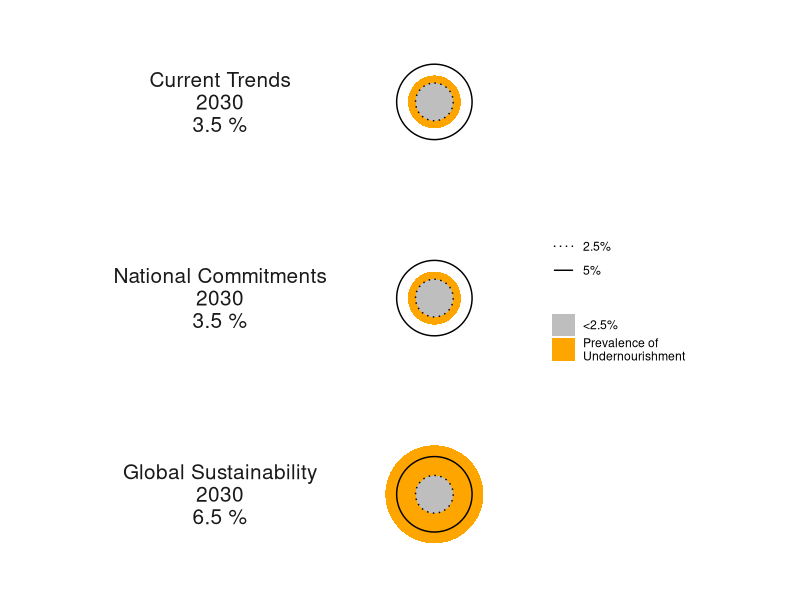
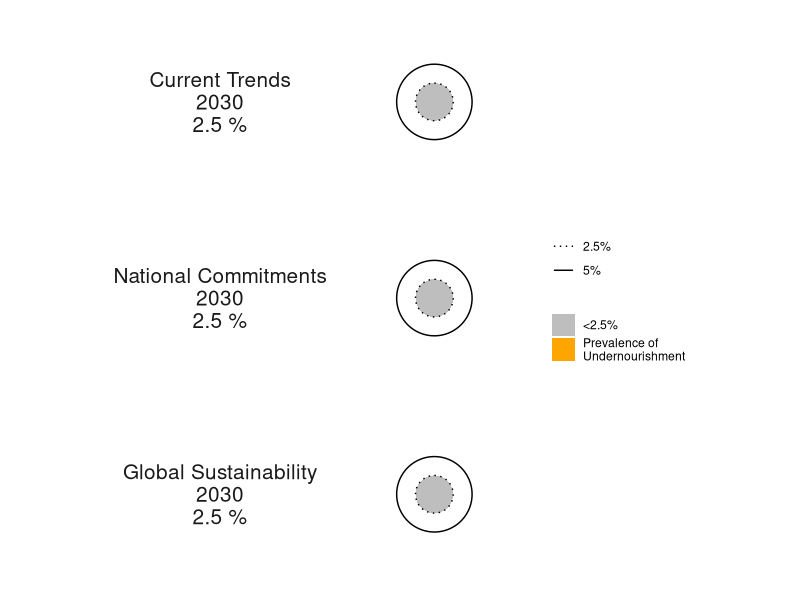
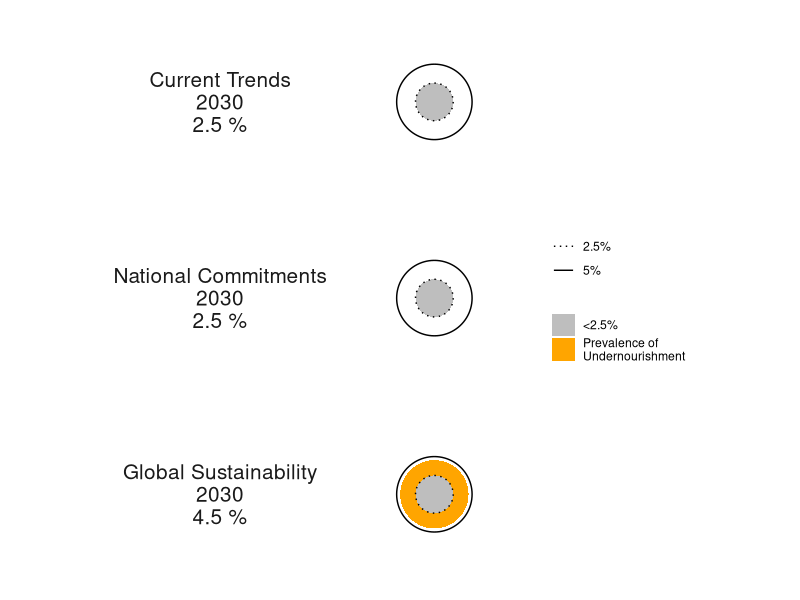
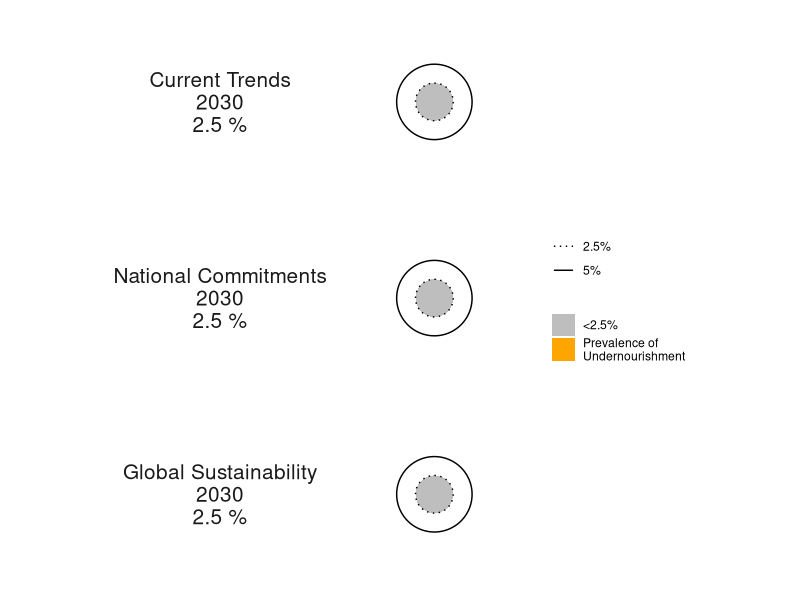
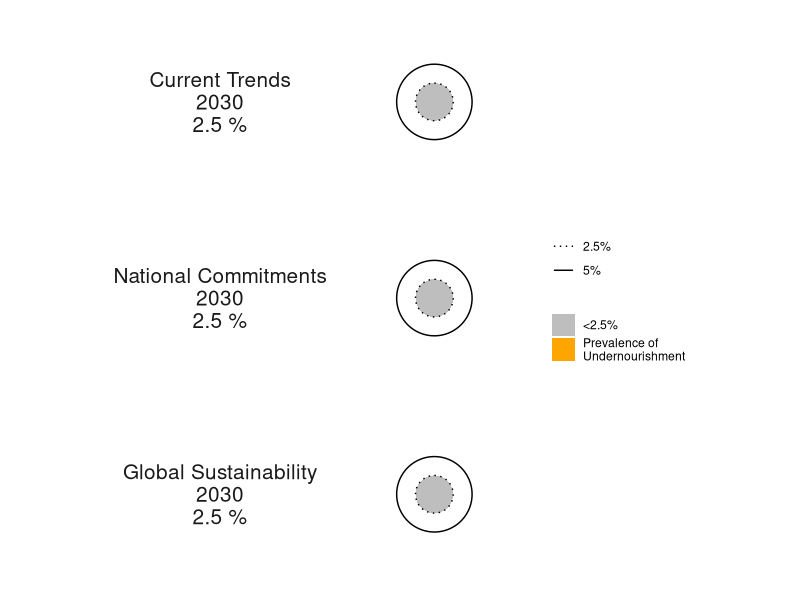
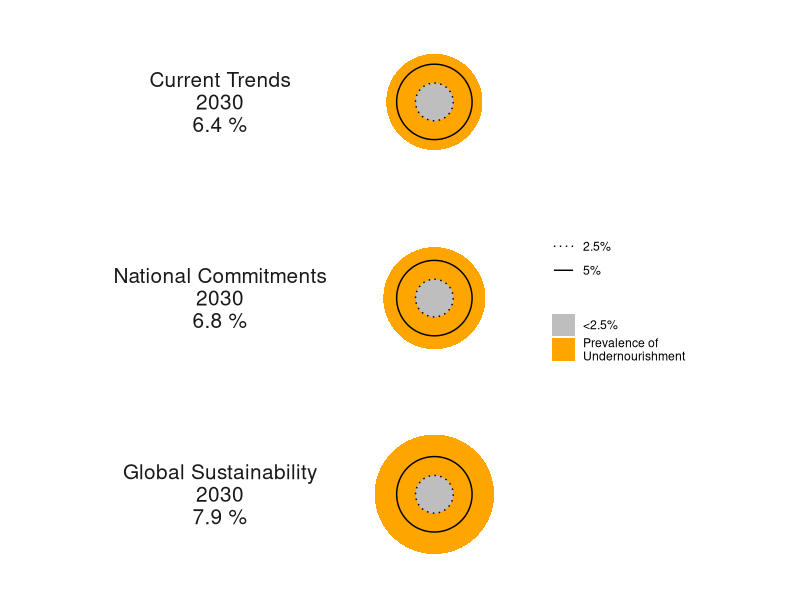
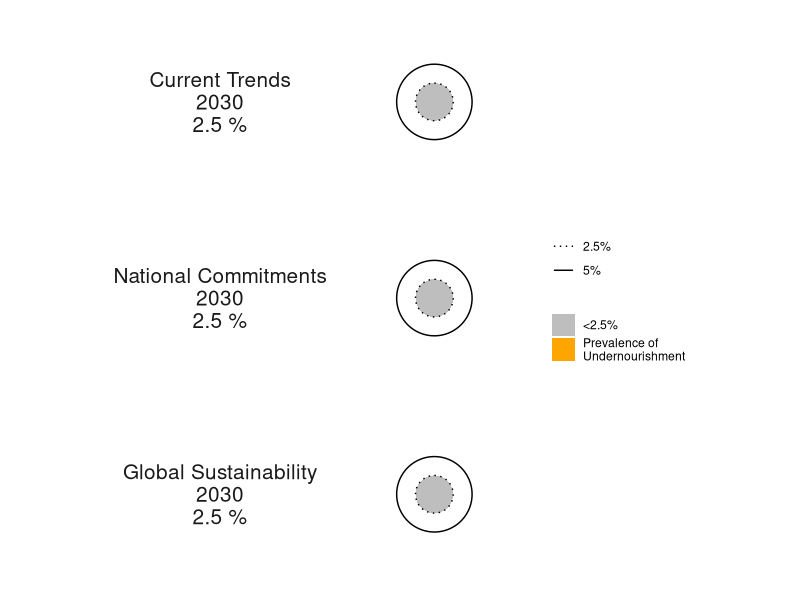
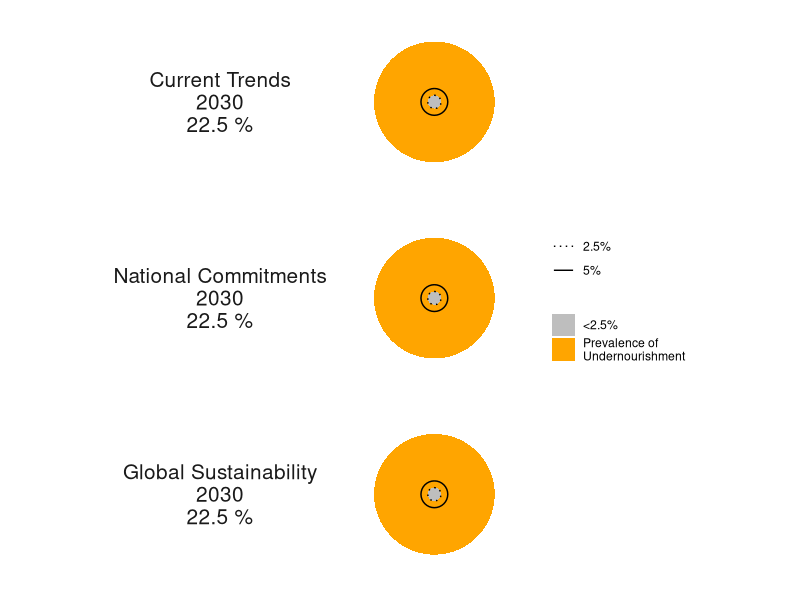

Write R code to recreate these figures, in order.
## Prevalence of undernourishment

# libraries ---------------------------------------------------------------
library(here)
#library(plyr)
library(dplyr)
library(tidyr)
library(readxl)
library(readr)
library(ggplot2)
library(conflicted)


conflicted::conflict_prefer("rename", "dplyr")
conflicted::conflict_prefer("mutate", "dplyr")
conflicted::conflict_prefer("summarise", "dplyr")
conflicts_prefer(dplyr::filter)
here()


#Data -------------------------------------------------------------------
scenathon<- read.csv(here("data", "240523_FullDataBase_expost.csv"), sep = "") %>% 
  filter(tradeadjustment == "Yes") %>% 
  filter(year %in% c("2030")) %>% 
  mutate( pathway_id = factor(pathway_id, levels = c("CT", "NC", "GS"))) %>% 
  select(pathway_id, country, year, pou_computed) 
  

#List countries
countries <- c(
  "ARG",
  "AUS",
  "BRA"
  , "CAN", "CHN", "COL","DEU",
  "ETH"
  ,"FIN","GBR", "IDN", "IND",
  "MEX"
  ,"NOR", "RUS", "RWA","SWE",  "USA",
  "DNK",
  "GRC","TUR", "NPL",
  "R_ASP", "R_CSA", "R_NMC", "R_OEU", "R_NEU", "R_SSA"
)



figure_directory <- here("output", "figures", "Figure6_PoU")
dir.create(figure_directory, recursive = TRUE, showWarnings = FALSE)
print(figure_directory)

myLinetype <- c("dotted", "solid")
names(myLinetype) <- c("2.5%", "5%")


# Loop for each country

for (cur_country in countries) {
  
  country_data <- subset(scenathon, country == cur_country) %>% 
    mutate(pou_computed = ifelse(is.na(pou_computed), 2.49, pou_computed)) %>% 
    mutate(pou_display = ifelse(is.na(pou_computed), "<2.5", pou_computed))
  
  CT_kcal_tot <- country_data %>% filter(pathway_id == "CT") %>% pull(pou_display) %>% unique() %>% round(.,1)
  NC_kcal_tot <- country_data %>% filter(pathway_id == "NC") %>% pull(pou_display) %>% unique() %>% round(.,1)
  GS_kcal_tot <- country_data %>% filter(pathway_id == "GS") %>% pull(pou_display) %>% unique() %>% round(.,1)
  
  
  cat.labs <- c(CT = paste0("Current Trends\n2030\n", CT_kcal_tot, " %"),
                NC = paste0("National Commitments\n2030\n", NC_kcal_tot, " %"),
                GS = paste0("Global Sustainability\n2030\n", GS_kcal_tot, " %"))
  
  # Create plot for the specific country
  p_POU <- ggplot(data = country_data) +
    geom_col(aes(x = 1, y = pou_computed, fill = "Prevalence of \nUndernourishment"),
             position = "identity",
             width = 1
             # ,
             # show.legend = F
             ) +
    geom_col(aes(x = 1, y = rep(2.5, 3), fill = "<2.5%"),
             position = "identity",
             width = 1
             # ,
             # show.legend = F
             ) +
      scale_fill_manual(values = c("Prevalence of \nUndernourishment" = "orange", "<2.5%" = "grey"), name = NULL)+
    theme(axis.title.x = element_blank()) +
    scale_y_continuous(limits = c(0, max(1.25*max(country_data$pou_computed), 10)))+
    coord_polar() +
    facet_grid(pathway_id ~ ., 
               switch = "y",
               labeller = labeller(pathway_id = cat.labs)
               ) +
    geom_hline(aes(yintercept = 2.5,
                     linetype = "2.5%")) +
    geom_hline(aes(yintercept = 5,
                     linetype = "5%")) +
    scale_linetype_manual(values = myLinetype, name = NULL) +
    #guides(colour = guide_legend(override.aes = list(linetype = 0, shape=''))) +
    # guides(fill=guide_legend(nrow=5),
    #        colour=guide_legend(nrow = 2),
    #        linetype = guide_legend(nrow = 2)) +
    theme_minimal() +
    labs(x = NULL, 
         y = NULL) +
    theme(axis.text.y = element_blank(),
          axis.text.x = element_blank(),
          axis.ticks.y = element_blank(),
          panel.grid = element_blank(),
          panel.border = element_blank(),
          plot.caption = element_text(hjust = 0.15, 
                                      color = "#666666", face= "sans"),
          #panel.spacing = unit(-2.5, "lines"),
          strip.text = element_text(size = 15, family = "sans"),
          strip.text.y.left = element_text(angle = 0),
          strip.placement = "outside"
          # ,
          # plot.margin = margin(t = -10, b= -20)
          )
  
  # Save the plot as a TIFF file
  filename <- paste0(format(Sys.Date(),format = "%y%m%d"), "_", gsub(" ", "_", cur_country), ".tiff")
  tiff(
    filename = here(figure_directory, filename),
    units = "in", height = 5, width = 5.5, res = 300)
  print(p_POU)
  dev.off()
  
}
